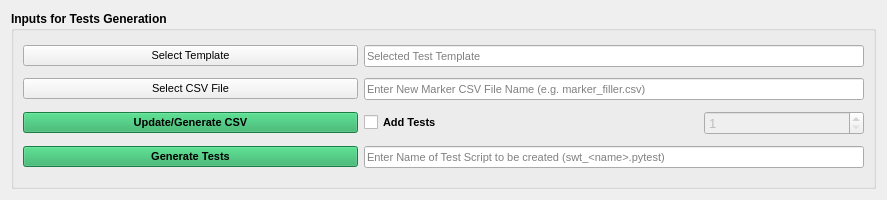
<?xml version="1.0" encoding="UTF-8"?>
<ui version="4.0">
 <class>test_generator_dialog</class>
 <widget class="QDialog" name="test_generator_dialog">
  <property name="geometry">
   <rect>
    <x>0</x>
    <y>0</y>
    <width>887</width>
    <height>200</height>
   </rect>
  </property>
  <property name="windowTitle">
   <string>Tests Generator</string>
  </property>
  <layout class="QGridLayout" name="gridLayout_2">
   <item row="0" column="0">
    <widget class="QGroupBox" name="test_generator_input">
     <property name="font">
      <font>
       <pointsize>9</pointsize>
       <weight>75</weight>
       <bold>true</bold>
      </font>
     </property>
     <property name="title">
      <string>Inputs for Tests Generation</string>
     </property>
     <layout class="QGridLayout" name="gridLayout">
      <item row="0" column="1" colspan="2">
       <widget class="QLineEdit" name="template_line_edit">
        <property name="font">
         <font>
          <pointsize>8</pointsize>
          <weight>50</weight>
          <bold>false</bold>
         </font>
        </property>
        <property name="focusPolicy">
         <enum>Qt::NoFocus</enum>
        </property>
        <property name="toolTip">
         <string>&lt;html&gt;&lt;head/&gt;&lt;body&gt;&lt;p&gt;Name of selected template file.&lt;/p&gt;&lt;/body&gt;&lt;/html&gt;</string>
        </property>
        <property name="text">
         <string/>
        </property>
        <property name="readOnly">
         <bool>true</bool>
        </property>
        <property name="placeholderText">
         <string>Selected Test Template </string>
        </property>
       </widget>
      </item>
      <item row="0" column="0">
       <widget class="QPushButton" name="template_button">
        <property name="font">
         <font>
          <pointsize>8</pointsize>
          <weight>50</weight>
          <bold>false</bold>
         </font>
        </property>
        <property name="focusPolicy">
         <enum>Qt::NoFocus</enum>
        </property>
        <property name="toolTip">
         <string>&lt;!DOCTYPE HTML PUBLIC &quot;-//W3C//DTD HTML 4.0//EN&quot; &quot;http://www.w3.org/TR/REC-html40/strict.dtd&quot;&gt;
&lt;html&gt;&lt;head&gt;&lt;meta name=&quot;qrichtext&quot; content=&quot;1&quot; /&gt;&lt;style type=&quot;text/css&quot;&gt;
p, li { white-space: pre-wrap; }
&lt;/style&gt;&lt;/head&gt;&lt;body style=&quot; font-family:'MS Shell Dlg 2'; font-size:8pt; font-weight:400; font-style:normal;&quot;&gt;
&lt;p style=&quot; margin-top:12px; margin-bottom:12px; margin-left:0px; margin-right:0px; -qt-block-indent:0; text-indent:0px;&quot;&gt;Click to select template file (.tpl)&lt;/p&gt;
&lt;p style=&quot; margin-top:12px; margin-bottom:12px; margin-left:0px; margin-right:0px; -qt-block-indent:0; text-indent:0px;&quot;&gt;This file shall contain template of test case with markers to be filled in csv file.&lt;/p&gt;
&lt;p style=&quot; margin-top:12px; margin-bottom:12px; margin-left:0px; margin-right:0px; -qt-block-indent:0; text-indent:0px;&quot;&gt;Markers shall be mentioned as &lt;span style=&quot; font-weight:600;&quot;&gt;${marker_name} &lt;/span&gt;in template file.&lt;/p&gt;
&lt;p style=&quot; margin-top:12px; margin-bottom:12px; margin-left:0px; margin-right:0px; -qt-block-indent:0; text-indent:0px;&quot;&gt;Following template contains 4 markers (test_name, requirement, num_1, num_2, result):&lt;/p&gt;
&lt;p style=&quot; margin-top:12px; margin-bottom:12px; margin-left:0px; margin-right:0px; -qt-block-indent:0; text-indent:0px;&quot;&gt;def SWT_${test_name}v1__each():&lt;/p&gt;
&lt;p style=&quot; margin-top:12px; margin-bottom:12px; margin-left:0px; margin-right:0px; -qt-block-indent:0; text-indent:0px;&quot;&gt;    DETAILS(&amp;quot;${test_name} verification&amp;quot;)&lt;/p&gt;
&lt;p style=&quot; margin-top:0px; margin-bottom:0px; margin-left:0px; margin-right:0px; -qt-block-indent:0; text-indent:0px;&quot;&gt; &lt;/p&gt;
&lt;p style=&quot; margin-top:0px; margin-bottom:0px; margin-left:0px; margin-right:0px; -qt-block-indent:0; text-indent:0px;&quot;&gt;     VERIFIES(&amp;quot;${requirement}&amp;quot;)&lt;/p&gt;
&lt;p style=&quot; margin-top:0px; margin-bottom:0px; margin-left:0px; margin-right:0px; -qt-block-indent:0; text-indent:0px;&quot;&gt; &lt;/p&gt;
&lt;p style=&quot; margin-top:0px; margin-bottom:0px; margin-left:0px; margin-right:0px; -qt-block-indent:0; text-indent:0px;&quot;&gt;     TESTTAG(&amp;quot;hil&amp;quot;)&lt;/p&gt;
&lt;p style=&quot; margin-top:0px; margin-bottom:0px; margin-left:0px; margin-right:0px; -qt-block-indent:0; text-indent:0px;&quot;&gt;     &lt;/p&gt;
&lt;p style=&quot; margin-top:0px; margin-bottom:0px; margin-left:0px; margin-right:0px; -qt-block-indent:0; text-indent:0px;&quot;&gt;     TESTCASE()&lt;/p&gt;
&lt;p style=&quot;-qt-paragraph-type:empty; margin-top:0px; margin-bottom:0px; margin-left:0px; margin-right:0px; -qt-block-indent:0; text-indent:0px;&quot;&gt;&lt;br /&gt;&lt;/p&gt;
&lt;p style=&quot; margin-top:0px; margin-bottom:0px; margin-left:0px; margin-right:0px; -qt-block-indent:0; text-indent:0px;&quot;&gt;     TESTSTEP(&amp;quot;Test for adding numbers ${num_1} and ${num_2}&amp;quot;)&lt;/p&gt;
&lt;p style=&quot; margin-top:0px; margin-bottom:0px; margin-left:0px; margin-right:0px; -qt-block-indent:0; text-indent:0px;&quot;&gt;     EXPECTED(&amp;quot;Result shall be ${result}&amp;quot;)&lt;/p&gt;
&lt;p style=&quot; margin-top:0px; margin-bottom:0px; margin-left:0px; margin-right:0px; -qt-block-indent:0; text-indent:0px;&quot;&gt;     ptf_asserts.verify(${num_1} + ${num_2}, ${result}, &amp;quot;${num_1} + ${num_2} != ${result}&amp;quot;)&lt;/p&gt;
&lt;p style=&quot;-qt-paragraph-type:empty; margin-top:12px; margin-bottom:12px; margin-left:0px; margin-right:0px; -qt-block-indent:0; text-indent:0px;&quot;&gt;&lt;br /&gt;&lt;/p&gt;&lt;/body&gt;&lt;/html&gt;</string>
        </property>
        <property name="text">
         <string>Select Template</string>
        </property>
       </widget>
      </item>
      <item row="3" column="0">
       <widget class="QPushButton" name="generate_csv_button">
        <property name="enabled">
         <bool>true</bool>
        </property>
        <property name="font">
         <font>
          <pointsize>8</pointsize>
          <weight>75</weight>
          <bold>true</bold>
         </font>
        </property>
        <property name="focusPolicy">
         <enum>Qt::NoFocus</enum>
        </property>
        <property name="toolTip">
         <string>&lt;html&gt;&lt;head/&gt;&lt;body&gt;&lt;p&gt;Click to generate/update csv file containing markers names (as columns) and no. of tests (as rows).&lt;/p&gt;&lt;/body&gt;&lt;/html&gt;</string>
        </property>
        <property name="styleSheet">
         <string notr="true">background-color: rgb(39, 174, 96);</string>
        </property>
        <property name="text">
         <string>Update/Generate CSV</string>
        </property>
       </widget>
      </item>
      <item row="4" column="1" colspan="2">
       <widget class="QLineEdit" name="pytest_line_edit">
        <property name="enabled">
         <bool>true</bool>
        </property>
        <property name="font">
         <font>
          <pointsize>8</pointsize>
          <weight>50</weight>
          <bold>false</bold>
         </font>
        </property>
        <property name="focusPolicy">
         <enum>Qt::ClickFocus</enum>
        </property>
        <property name="toolTip">
         <string>&lt;html&gt;&lt;head/&gt;&lt;body&gt;&lt;p&gt;Enter name of the test script in which test cases need to be created.&lt;/p&gt;&lt;/body&gt;&lt;/html&gt;</string>
        </property>
        <property name="text">
         <string/>
        </property>
        <property name="readOnly">
         <bool>false</bool>
        </property>
        <property name="placeholderText">
         <string>Enter Name of Test Script to be created (swt_&lt;name&gt;.pytest)</string>
        </property>
        <property name="clearButtonEnabled">
         <bool>false</bool>
        </property>
       </widget>
      </item>
      <item row="1" column="1" colspan="2">
       <widget class="QLineEdit" name="csv_line_edit">
        <property name="enabled">
         <bool>true</bool>
        </property>
        <property name="font">
         <font>
          <pointsize>8</pointsize>
          <weight>50</weight>
          <bold>false</bold>
         </font>
        </property>
        <property name="focusPolicy">
         <enum>Qt::ClickFocus</enum>
        </property>
        <property name="toolTip">
         <string>&lt;html&gt;&lt;head/&gt;&lt;body&gt;&lt;p&gt;Enter name of a new csv file in which markers data can be added. &lt;/p&gt;&lt;/body&gt;&lt;/html&gt;</string>
        </property>
        <property name="readOnly">
         <bool>false</bool>
        </property>
        <property name="placeholderText">
         <string>Enter New Marker CSV File Name (e.g. marker_filler.csv)</string>
        </property>
       </widget>
      </item>
      <item row="3" column="1">
       <widget class="QCheckBox" name="test_addition_checkbox">
        <property name="font">
         <font>
          <pointsize>8</pointsize>
         </font>
        </property>
        <property name="focusPolicy">
         <enum>Qt::NoFocus</enum>
        </property>
        <property name="toolTip">
         <string>&lt;html&gt;&lt;head/&gt;&lt;body&gt;&lt;p&gt;Select if you want to add test case rows in csv file.&lt;/p&gt;&lt;/body&gt;&lt;/html&gt;</string>
        </property>
        <property name="text">
         <string>Add Tests</string>
        </property>
       </widget>
      </item>
      <item row="1" column="0">
       <widget class="QPushButton" name="csv_file_button">
        <property name="enabled">
         <bool>true</bool>
        </property>
        <property name="font">
         <font>
          <pointsize>8</pointsize>
          <weight>50</weight>
          <bold>false</bold>
         </font>
        </property>
        <property name="focusPolicy">
         <enum>Qt::NoFocus</enum>
        </property>
        <property name="toolTip">
         <string>&lt;html&gt;&lt;head/&gt;&lt;body&gt;&lt;p&gt;Click to select an existing csv file which contains markers data.&lt;/p&gt;&lt;/body&gt;&lt;/html&gt;</string>
        </property>
        <property name="text">
         <string>Select CSV File</string>
        </property>
       </widget>
      </item>
      <item row="4" column="0">
       <widget class="QPushButton" name="generate_tests_button">
        <property name="enabled">
         <bool>true</bool>
        </property>
        <property name="font">
         <font>
          <pointsize>8</pointsize>
          <weight>75</weight>
          <bold>true</bold>
         </font>
        </property>
        <property name="focusPolicy">
         <enum>Qt::NoFocus</enum>
        </property>
        <property name="toolTip">
         <string>&lt;html&gt;&lt;head/&gt;&lt;body&gt;&lt;p&gt;Click to generate test cases.&lt;/p&gt;&lt;/body&gt;&lt;/html&gt;</string>
        </property>
        <property name="styleSheet">
         <string notr="true">background-color: rgb(39, 174, 96);</string>
        </property>
        <property name="text">
         <string>Generate Tests</string>
        </property>
       </widget>
      </item>
      <item row="3" column="2">
       <widget class="QSpinBox" name="num_of_tests_spinbox">
        <property name="enabled">
         <bool>false</bool>
        </property>
        <property name="maximumSize">
         <size>
          <width>160</width>
          <height>16777215</height>
         </size>
        </property>
        <property name="font">
         <font>
          <pointsize>10</pointsize>
          <weight>50</weight>
          <bold>false</bold>
         </font>
        </property>
        <property name="minimum">
         <number>1</number>
        </property>
        <property name="maximum">
         <number>9999</number>
        </property>
       </widget>
      </item>
     </layout>
     <zorder>template_button</zorder>
     <zorder>template_line_edit</zorder>
     <zorder>csv_line_edit</zorder>
     <zorder>csv_file_button</zorder>
     <zorder>generate_csv_button</zorder>
     <zorder>generate_tests_button</zorder>
     <zorder>pytest_line_edit</zorder>
     <zorder>test_addition_checkbox</zorder>
     <zorder>num_of_tests_spinbox</zorder>
    </widget>
   </item>
  </layout>
 </widget>
 <resources/>
 <connections/>
</ui>
